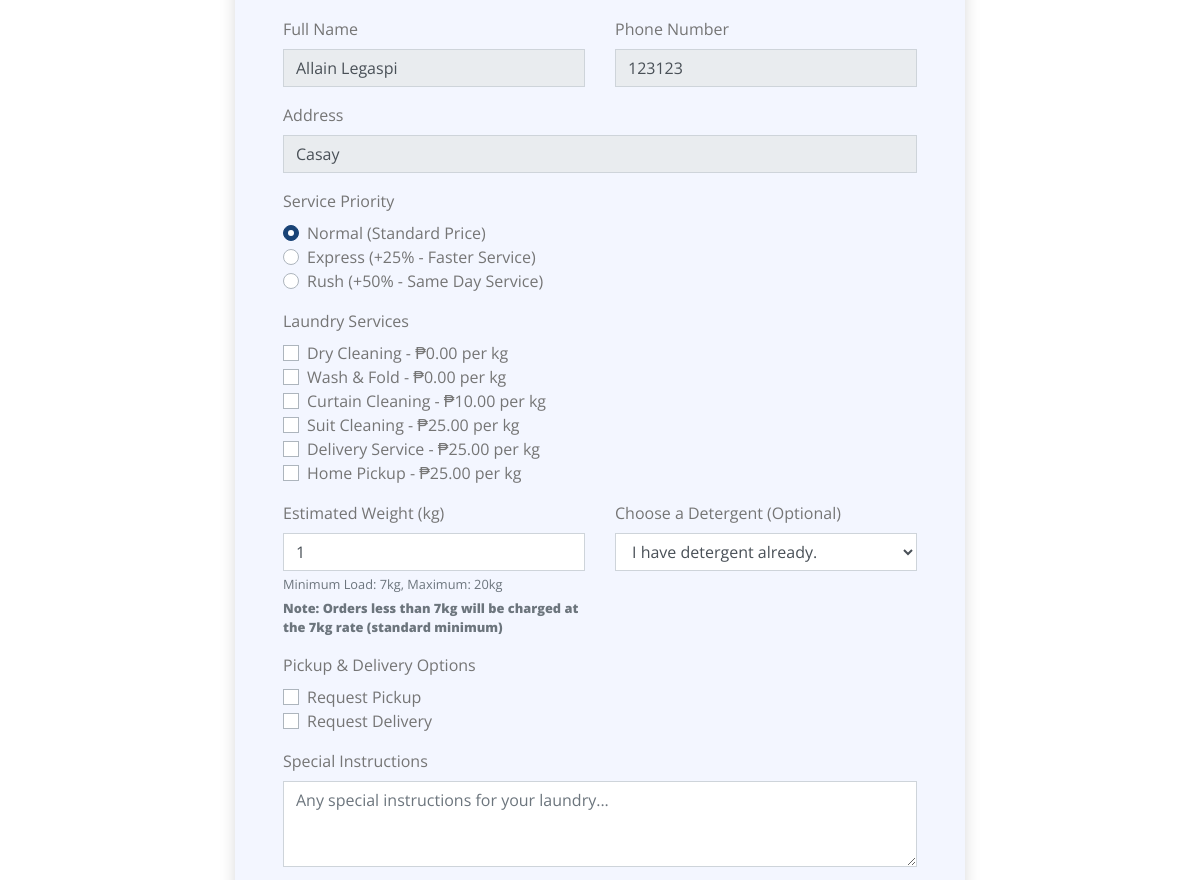
The app's page /place_order.php (signed in, middle part), older data.
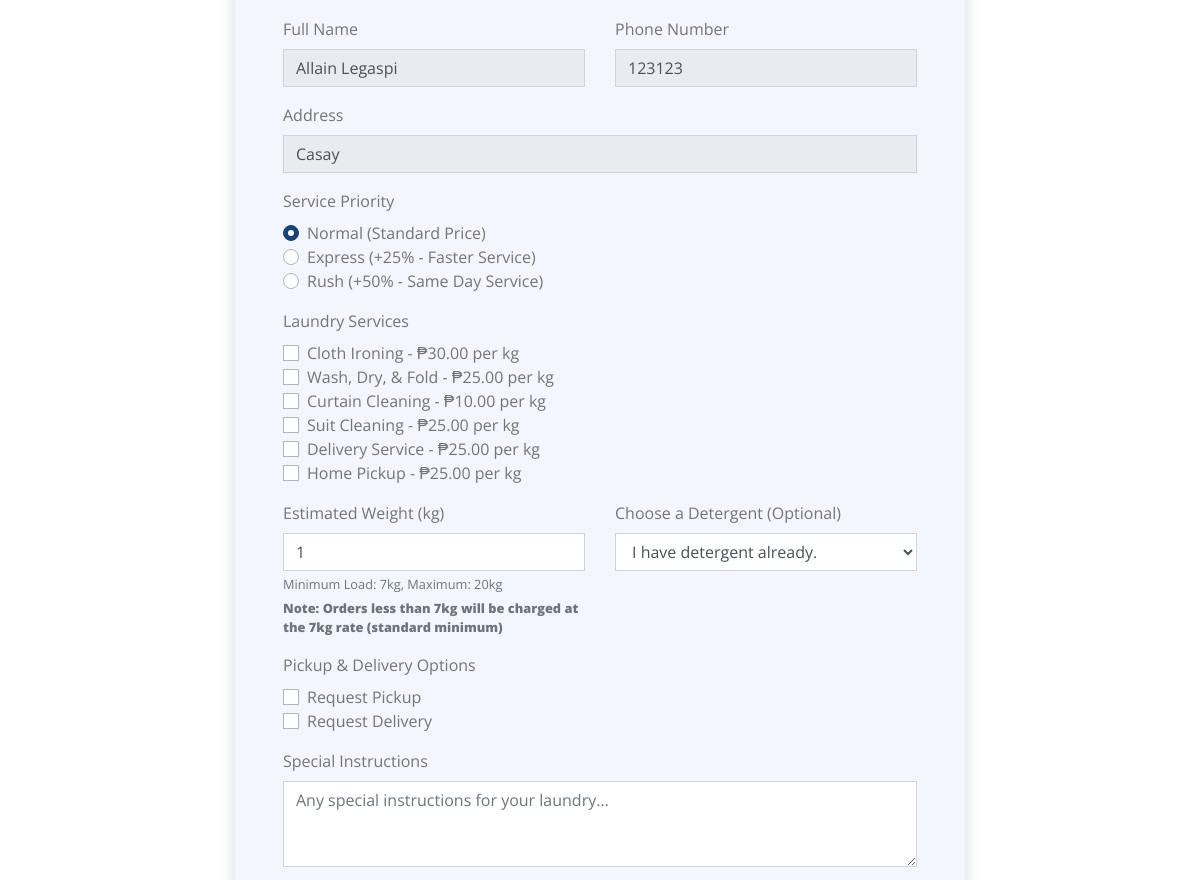
The same page, newer data.
### tables this page shows
CREATE TABLE `services` (
  `service_id` int(11) NOT NULL,
  `service_name` varchar(100) NOT NULL,
  `description` text DEFAULT NULL,
  `price` decimal(10,2) NOT NULL,
  `status` enum('active','inactive') DEFAULT 'active'
);

### place_order.php (the view, shortened to what the changed rows need)
<?php
require_once 'includes/db_connect.php';
$stmt = $pdo->query("SELECT * FROM services WHERE status = 'active'");
$services = $stmt->fetchAll();
?>
<!DOCTYPE html>
<html lang="en">
<head>
    <link href="https://cdnjs.cloudflare.com/ajax/libs/font-awesome/5.15.0/css/all.min.css" rel="stylesheet">
    <link href="lib/owlcarousel/assets/owl.carousel.min.css" rel="stylesheet">
    <link href="css/style.css" rel="stylesheet">
    <link rel="stylesheet" href="https://cdn.jsdelivr.net/npm/flatpickr/dist/flatpickr.min.css">
</head>
<body>
    <div class="container-fluid py-5">
        <div class="container">
            <div class="row">
                <div class="col-lg-8 mx-auto">
                    <div class="bg-light p-5 rounded shadow">
                        <form action="" method="POST">
                            <div class="row">
                                <div class="col-md-12">
                                    <div class="form-group">
                                        <?php foreach ($services as $service): ?>
                                            <div class="custom-control custom-checkbox">
                                                <label class="custom-control-label" for="service<?php echo $service['service_id']; ?>">
                                                    <?php echo htmlspecialchars($service['service_name']); ?> - ₱<?php echo number_format($service['price'], 2); ?> per kg
                                                </label>
                                            </div>
                                        <?php endforeach; ?>
                                    </div>
                                </div>
                            </div>
                        </form>
                    </div>
                </div>
            </div>
        </div>
    </div>
</body>
</html>
</body>
</html>

Row changes from the older to the newer data that the page shows:
changed services: service_name "Dry Cleaning" → "Cloth Ironing"; price "0.00" → "30.00"
changed services: service_name "Wash & Fold" → "Wash, Dry, & Fold"; price "0.00" → "25.00"
